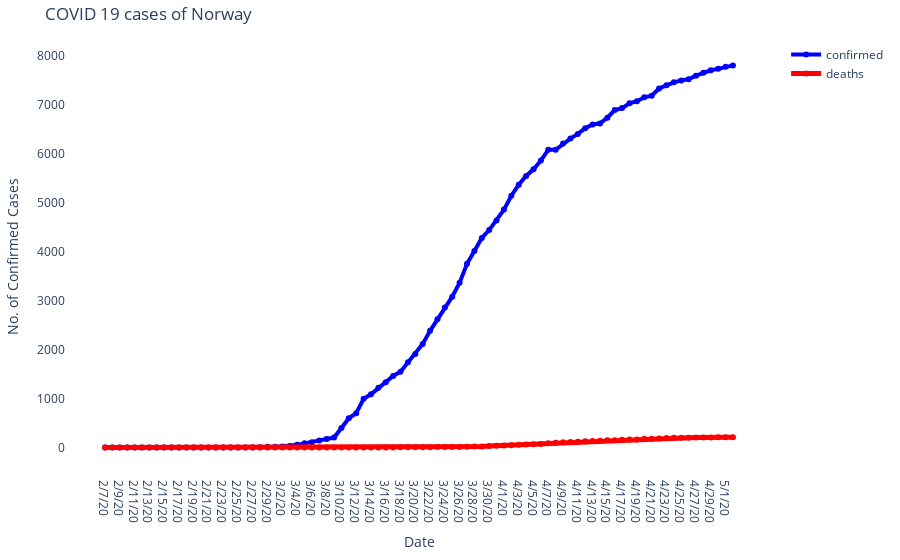

Notebook code cell kept with this figure:
### Code cell
plot_cases_of_a_country("Norway")

### Figure 1 — Plotly figure (JSON) as saved in the notebook; plotly's stock layout.template omitted (floating-point values rounded to 4 significant figures)
{"data": [{"connectgaps": true, "line": {"color": "blue", "width": 4}, "mode": "lines+markers", "name": "confirmed", "text": "Total confirmed: 7809", "type": "scatter", "x": ["2/7/20", "2/8/20", "2/9/20", "2/10/20", "2/11/20", "2/12/20", "2/13/20", "2/14/20", "2/15/20", "2/16/20", "2/17/20", "2/18/20", "2/19/20", "2/20/20", "2/21/20", "2/22/20", "2/23/20", "2/24/20", "2/25/20", "2/26/20", "2/27/20", "2/28/20", "2/29/20", "3/1/20", "3/2/20", "3/3/20", "3/4/20", "3/5/20", "3/6/20", "3/7/20", "3/8/20", "3/9/20", "3/10/20", "3/11/20", "3/12/20", "3/13/20", "3/14/20", "3/15/20", "3/16/20", "3/17/20", "3/18/20", "3/19/20", "3/20/20", "3/21/20", "3/22/20", "3/23/20", "3/24/20", "3/25/20", "3/26/20", "3/27/20", "3/28/20", "3/29/20", "3/30/20", "3/31/20", "4/1/20", "4/2/20", "4/3/20", "4/4/20", "4/5/20", "4/6/20", "4/7/20", "4/8/20", "4/9/20", "4/10/20", "4/11/20", "4/12/20", "4/13/20", "4/14/20", "4/15/20", "4/16/20", "4/17/20", "4/18/20", "4/19/20", "4/20/20", "4/21/20", "4/22/20", "4/23/20", "4/24/20", "4/25/20", "4/26/20", "4/27/20", "4/28/20", "4/29/20", "4/30/20", "5/1/20", "5/2/20"], "y": [0, 0, 0, 0, 0, 0, 0, 0, 0, 0, 0, 0, 0, 0, 0, 0, 0, 0, 0, 1, 1, 6, 15, 19, 25, 32, 56, 87, 108, 147, 176, 205, 400, 598, 702, 996, 1090, 1221, 1333, 1463, 1550, 1746, 1914, 2118, 2385, 2621, 2863, 3084, 3369, 3755, 4015, 4284, 4445, 4641, 4863, 5147, 5370, 5550, 5687, 5865, 6086, 6086, 6211, 6314, 6409, 6525, 6603, 6623, 6740, 6896, 6937, 7036, 7078, 7156, 7191, 7338, 7401, 7463, 7499, 7527, 7599, 7660, 7710, 7738, 7783, 7809]}, {"connectgaps": true, "line": {"color": "red", "width": 5}, "mode": "lines+markers", "name": "deaths", "text": "Total deaths: 211", "type": "scatter", "x": ["2/7/20", "2/8/20", "2/9/20", "2/10/20", "2/11/20", "2/12/20", "2/13/20", "2/14/20", "2/15/20", "2/16/20", "2/17/20", "2/18/20", "2/19/20", "2/20/20", "2/21/20", "2/22/20", "2/23/20", "2/24/20", "2/25/20", "2/26/20", "2/27/20", "2/28/20", "2/29/20", "3/1/20", "3/2/20", "3/3/20", "3/4/20", "3/5/20", "3/6/20", "3/7/20", "3/8/20", "3/9/20", "3/10/20", "3/11/20", "3/12/20", "3/13/20", "3/14/20", "3/15/20", "3/16/20", "3/17/20", "3/18/20", "3/19/20", "3/20/20", "3/21/20", "3/22/20", "3/23/20", "3/24/20", "3/25/20", "3/26/20", "3/27/20", "3/28/20", "3/29/20", "3/30/20", "3/31/20", "4/1/20", "4/2/20", "4/3/20", "4/4/20", "4/5/20", "4/6/20", "4/7/20", "4/8/20", "4/9/20", "4/10/20", "4/11/20", "4/12/20", "4/13/20", "4/14/20", "4/15/20", "4/16/20", "4/17/20", "4/18/20", "4/19/20", "4/20/20", "4/21/20", "4/22/20", "4/23/20", "4/24/20", "4/25/20", "4/26/20", "4/27/20", "4/28/20", "4/29/20", "4/30/20", "5/1/20", "5/2/20"], "y": [0, 0, 0, 0, 0, 0, 0, 0, 0, 0, 0, 0, 0, 0, 0, 0, 0, 0, 0, 0, 0, 0, 0, 0, 0, 0, 0, 0, 0, 0, 0, 0, 0, 0, 0, 0, 3, 3, 3, 3, 6, 7, 7, 7, 7, 10, 12, 14, 14, 19, 23, 25, 32, 39, 44, 50, 59, 62, 71, 76, 89, 101, 108, 113, 119, 128, 134, 139, 150, 152, 161, 164, 165, 181, 182, 187, 194, 199, 201, 201, 205, 206, 207, 210, 210, 211]}], "layout": {"margin": {"b": 20, "l": 20, "r": 20, "t": 40}, "plot_bgcolor": "white", "title": {"text": "COVID 19 cases of Norway"}, "xaxis": {"title": {"text": "Date"}}, "yaxis": {"title": {"text": "No. of Confirmed Cases"}, "type": "linear"}}}
